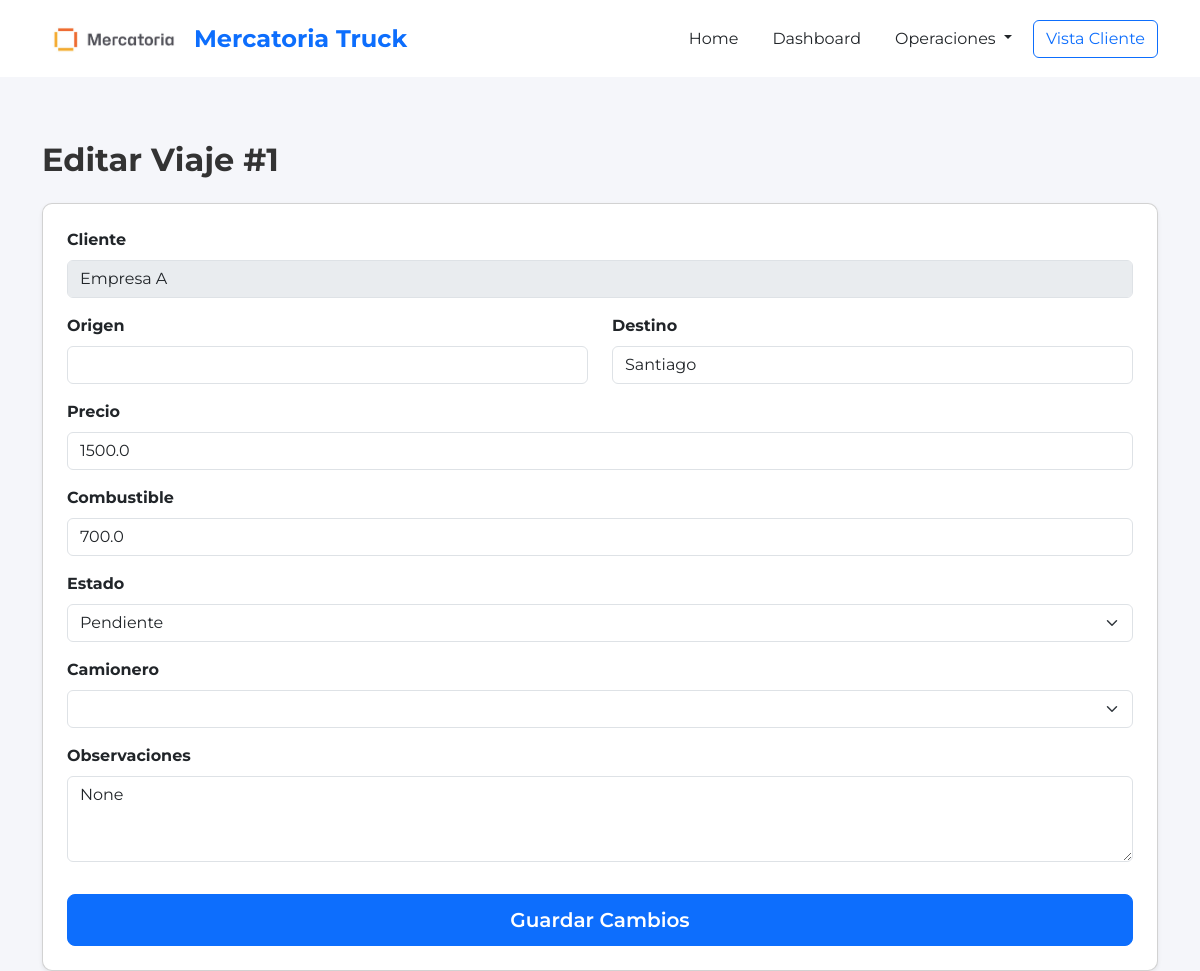
The app's page /editar/1, older data.
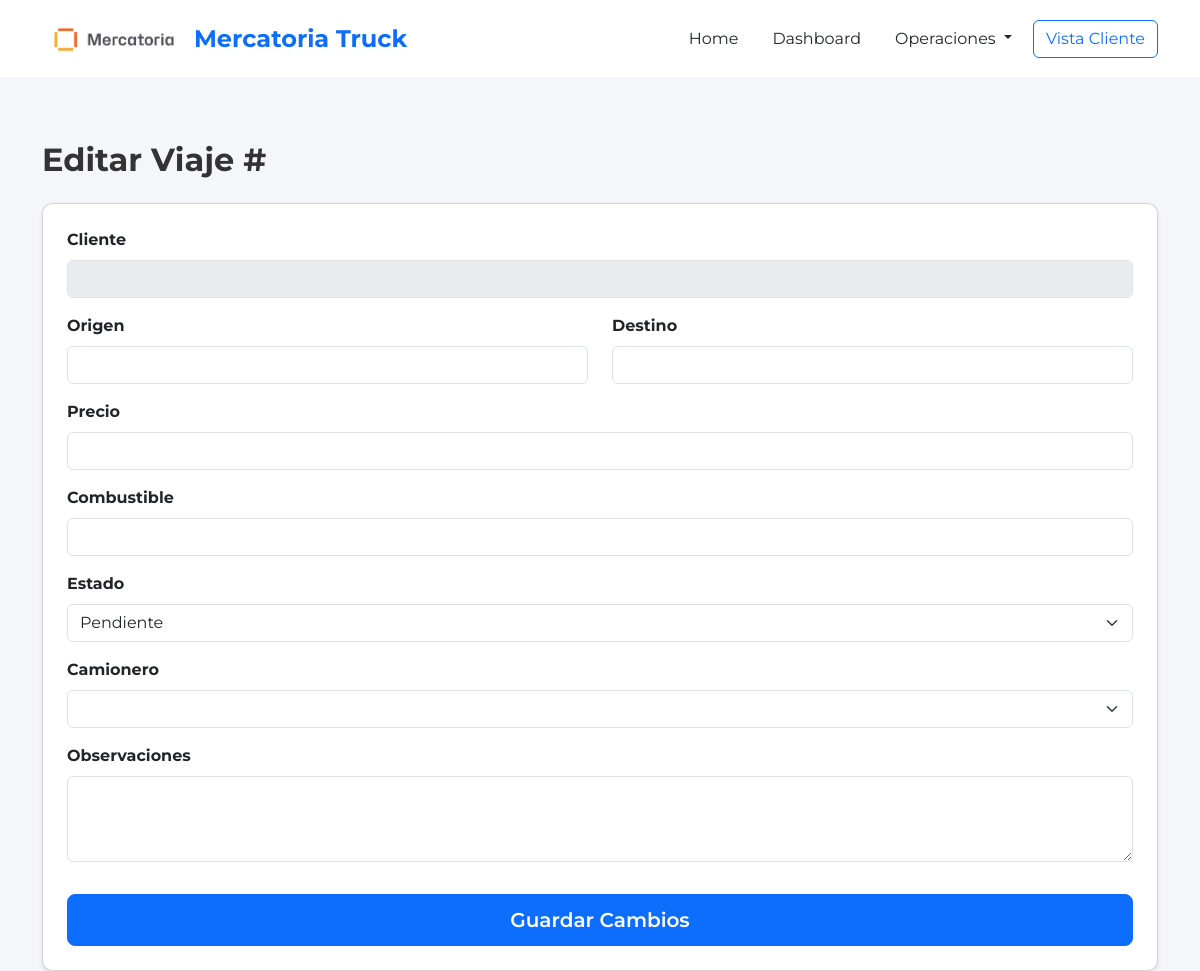
The same page, newer data.
### tables this page shows
CREATE TABLE viajes (
        id INTEGER PRIMARY KEY AUTOINCREMENT,
        cliente TEXT,
        cliente_id INTEGER,
        ruta_id INTEGER,
        tarifa_id INTEGER,
        tipo_vehiculo_id INTEGER,
        origen TEXT,
        destino TEXT,
        precio REAL DEFAULT 0,
        precio_calculado REAL DEFAULT 0,
        precio_final REAL DEFAULT 0,
        precio_editado INTEGER DEFAULT 0,
        motivo_edicion_precio TEXT,
        combustible REAL DEFAULT 0,
        pago_camionero REAL DEFAULT 0,
        camionero REAL DEFAULT 0,
        comision REAL DEFAULT 0,
        beneficio REAL DEFAULT 0,
        estado TEXT DEFAULT 'Solicitado',
        camionero_id INTEGER,
        camionero_nombre TEXT,
        vehiculo_id INTEGER,
        fecha_creacion TEXT DEFAULT CURRENT_TIMESTAMP,
        fecha_asignacion TEXT,
        fecha_recogida TEXT,
        fecha_entrega TEXT,
        observaciones TEXT
    );

### routes/viajes.py (the view, shortened to what this page needs)
@viajes_bp.route("/editar/<int:id>", methods=["GET", "POST"])
def editar_viaje(id):
    conexion = conectar()
    cursor = conexion.cursor()
    cursor.execute("""
    SELECT id, cliente, origen, destino, precio, combustible, camionero,
           comision, beneficio, estado, camionero_nombre, observaciones
    FROM viajes
    WHERE id=?
    """, (id,))
    viaje = cursor.fetchone()
    conexion.close()
    return render_template(
        "editar_viaje.html",
        viaje=viaje,
        estados=VIAJE_ESTADOS
    )

### database.py (called while the page is built)
def conectar():
    con = sqlite3.connect(DATABASE_NAME)
    con.row_factory = sqlite3.Row
    return con

### templates/editar_viaje.html (shortened to what this page needs)
{% extends "base.html" %}
{% block contenido %}
<h2 class="fw-bold mb-4">Editar Viaje #{{ viaje.id }}</h2>
<form action="/viajes/editar/{{ viaje.id }}" method="POST" class="card p-4 shadow-sm">
    <div class="mb-3">
        <label class="form-label fw-bold">Cliente</label>
        <input type="text" class="form-control" value="{{ viaje.cliente }}" disabled>
    </div>
    <div class="row">
        <div class="col-md-6 mb-3">
            <label class="form-label fw-bold">Origen</label>
            <input type="text" name="origen" class="form-control" value="{{ viaje.origen }}" required>
        </div>
        <div class="col-md-6 mb-3">
            <label class="form-label fw-bold">Destino</label>
            <input type="text" name="destino" class="form-control" value="{{ viaje.destino }}" required>
        </div>
    </div>
    <div class="mb-3">
        <label class="form-label fw-bold">Precio</label>
        <input type="number" name="precio" class="form-control" value="{{ viaje.precio }}" required>
    </div>
    <div class="mb-3">
        <label class="form-label fw-bold">Combustible</label>
        <input type="number" name="combustible" class="form-control" value="{{ viaje.combustible }}" required>
    </div>
    <div class="mb-3">
        <label class="form-label fw-bold">Estado</label>
        <select name="estado" class="form-select">
            <option value="Pendiente"   {% if viaje.estado == "Pendiente" %}selected{% endif %}>Pendiente</option>
        </select>
    </div>
    <div class="mb-3">
        <label class="form-label fw-bold">Camionero</label>
        <select name="camionero" class="form-select">
        </select>
    </div>
    <div class="mb-3">
        <label class="form-label fw-bold">Observaciones</label>
        <textarea name="observaciones" class="form-control" rows="3">{{ viaje.observaciones }}</textarea>
    </div>
    <button class="btn btn-primary btn-lg mt-3">Guardar Cambios</button>
</form>
{% endblock %}

Row changes from the older to the newer data that the page shows:
removed viajes: id "1", cliente "Empresa A", destino "Santiago", precio "1500.0", combustible "700.0"
Text that changed along with them:
form field observaciones: "None" → (not shown)
